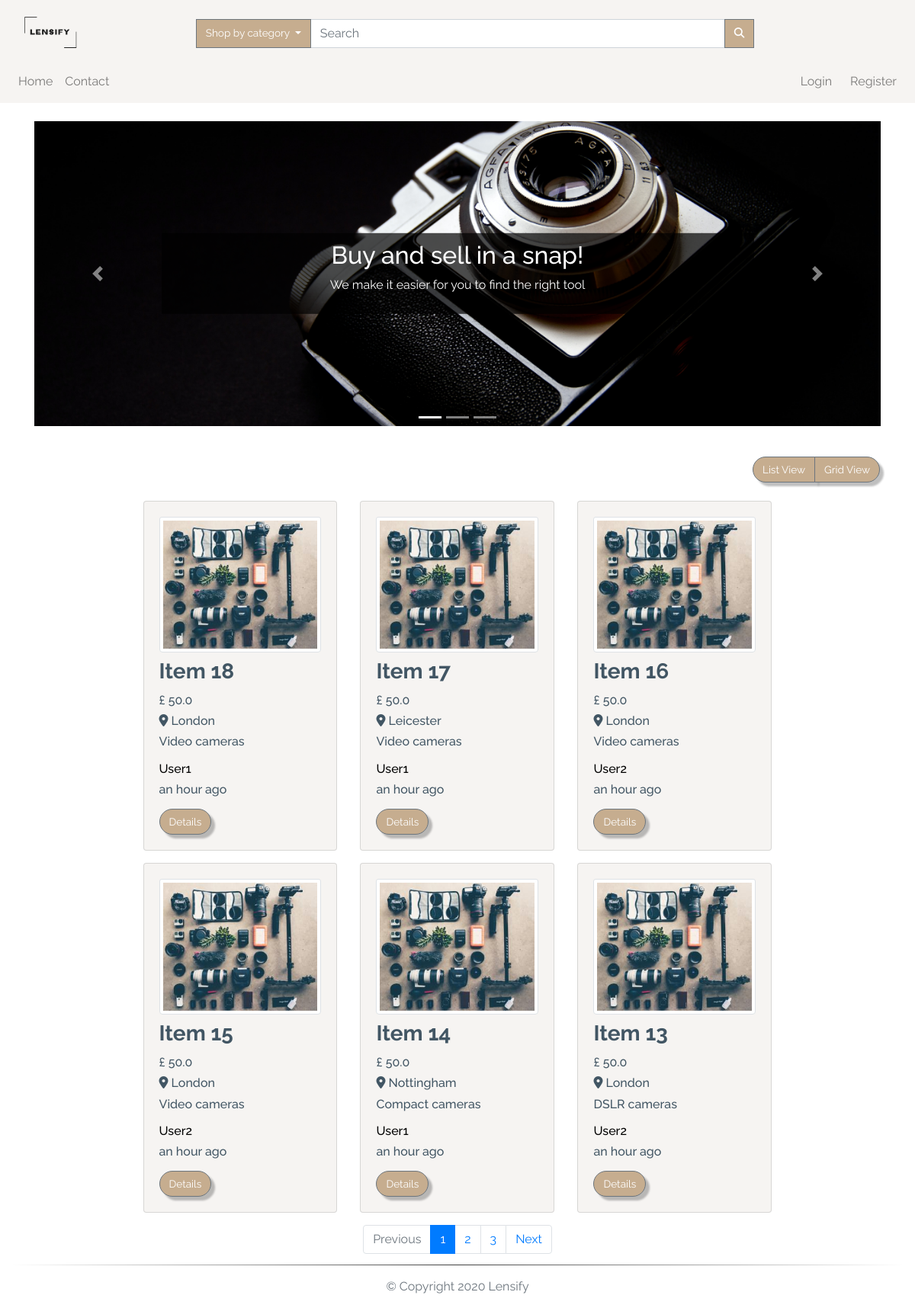
/index, run on the app's committed database.
### app/models.py (models this page shows, shortened)
class TimestampMixin(object):
    created_at = db.Column(db.DateTime, nullable=False,
                           default=datetime.utcnow)
    updated_at = db.Column(db.DateTime, onupdate=datetime.utcnow)

class ItemForSale(db.Model, TimestampMixin):
    __tablename__ = "for_sale"
    id = db.Column(db.Integer, primary_key=True)
    title = db.Column(db.String(100), nullable=False)
    description = db.Column(db.Text, nullable=False)
    quantity = db.Column(db.Integer, nullable=False, default=1)
    condition = db.Column(db.String(50), nullable=False)
    item_city = db.Column(db.String(50), nullable=False)
    price = db.Column(db.Float, nullable=False)
    item_views = db.Column(db.Integer, default=0)
    image_file = db.Column(Json(128), nullable=False,
                           default=['item.jpg'])
    sold = db.Column(db.Boolean, default=False)
    seller_id = db.Column(db.Integer, db.ForeignKey("users.id"))
    category_id = db.Column(db.Integer, db.ForeignKey("categories.id"))
    item_in_order = db.relationship(
        "OrderItem", backref="item", lazy="dynamic"
    )

class Category(db.Model, TimestampMixin):
    __tablename__ = "categories"
    id = db.Column(db.Integer, primary_key=True)
    name = db.Column(db.String(30), nullable=False, unique=True)
    item_cat = db.relationship(
        "ItemForSale", backref="category", lazy="dynamic")

class User(db.Model, TimestampMixin, UserMixin):
    __tablename__ = "users"
    id = db.Column(db.Integer, primary_key=True)
    first_name = db.Column(db.String(50), nullable=False)
    last_name = db.Column(db.String(50), nullable=False)
    username = db.Column(db.String(50), unique=True, nullable=False)
    email = db.Column(db.String(115), unique=True, nullable=False)
    image_file = db.Column(db.String(80), nullable=False,
                           default="default.jpg")
    password_hash = db.Column(db.String(60), nullable=False)
    items_for_sale = db.relationship(
        "ItemForSale", backref="seller", lazy="dynamic")
    orders = db.relationship("Order", backref="buyer", lazy=True)
    address = db.relationship(
        "Address", secondary="user_addresses", backref="user", lazy="dynamic"
    )
    followed = db.relationship(
        'User', secondary=followers,
        primaryjoin=(followers.c.follower_id == id),
        secondaryjoin=(followers.c.followed_id == id),
        backref=db.backref('followers', lazy='dynamic'), lazy='dynamic')
    reviewed = db.relationship(
        'Review', backref='user_reviewed', primaryjoin=(Review.user_reviewed_id == id), lazy="dynamic"
    )
    reviewer = db.relationship(
        'Review', backref='user_reviewer', primaryjoin=(Review.user_reviewer_id == id), lazy="dynamic"
    )

### app/routes.py (the view)
@app.route("/")
@app.route("/index")
def index():
    page = request.args.get('page', 1, type=int)
    all_items = ItemForSale.query.filter_by(sold=False)\
        .order_by(ItemForSale.id.desc()).paginate(page, app.config['LISTINGS_PER_PAGE'], False)
    next_url = url_for('index', page=all_items.next_num) \
        if all_items.has_next else None
    prev_url = url_for('index', page=all_items.prev_num) \
        if all_items.has_prev else None
    return render_template("index.html", all_items=all_items.items, next_url=next_url,
                           prev_url=prev_url, page_num=all_items.iter_pages(), page=page)

### app/models.py (called while the page is built)
    def process_result_value(self, value, dialect):
        return json.loads(value)

### app/routes.py (called while the page is built)
@app.before_request
def before_request():
    if current_user.is_authenticated:
        current_user.updated_at = datetime.utcnow()
        db.session.commit()

@app.context_processor
def inject_categories():
    categories = Category.query.join(
        ItemForSale, (Category.id == ItemForSale.category_id)).filter(ItemForSale.sold == False).all()
    return dict(categories=categories)

### app/templates/index.html (shortened to what this page needs)
{% extends "layout.html" %}
{% block app_content %}
<div class="container-fluid h-100 mt-4">
  <div class="row">
    <div class="col-12 h-100">
      <div class="container-fluid">
        <div class="row justify-content-center mb-4">
          <div class="col-12">
            <div id="slider-animation" class="carousel slide" data-ride="carousel">
              <ul class="carousel-indicators">
                <li data-target="#slider-animation" data-slide-to="0" class="active"></li>
                <li data-target="#slider-animation" data-slide-to="1"></li>
                <li data-target="#slider-animation" data-slide-to="2"></li>
              </ul>
              <div class="carousel-inner">
                <div class="carousel-item active">
                  <img src="{{url_for('.static', filename='img/slider/slider2.jpg')}}" alt="Los Angeles">
                  <div class="text-box">
                    <h2 class="wow slideInRight" data-wow-duration="2s">Buy and sell in a snap!</h2>
                    <p class="wow slideInLeft" data-wow-duration="2s">We make it easier for you to
                      find the right tool</p>
                  </div>
                </div>
              </div>
              <a class="carousel-control-prev" href="#slider-animation" data-slide="prev">
                <span class="carousel-control-prev-icon"></span>
              </a>
              <a class="carousel-control-next" href="#slider-animation" data-slide="next">
                <span class="carousel-control-next-icon"></span>
              </a>
            </div>
          </div>
        </div>
      </div>
      <div class="row ">
        <div class="col-lg-12 my-3">
          <div class="float-right mr-3">
            <div class="btn-group">
              <button class="btn btn-secondary" id="list">
                List View
              </button>
              <button class="btn btn-secondary" id="grid">
                Grid View
              </button>
            </div>
          </div>
        </div>
      </div>
      <div id="products" class="row view-group w-75 mx-auto">
        {% for item in all_items %}
        <div class=" item col-12 col-md-6 col-lg-4 py-2">
          <div class="card custom-bg h-100">
            <div class="card-body">
              <a href="{{url_for('item', item_id=item.id)}}">
                <img class="img-fluid img-thumbnail card-img-top group list-group-image img-event"
                  src="{{url_for('static', filename='img/items/' + item.image_file[0])}}" alt="{{ item.title }}">
              </a>
              <h3 class="card-title list-group-item-heading font-weight-bold mt-2 ">{{ item.title.title() }}</h3>
              <small class="d-block font-weight-bold card-text">
                <h6>£ {{ item.price }}</h6>
              </small>
              <small class="font-weight-bold card-text">
                <h6 class="text-capitalize"><i class="fas fa-map-marker-alt"></i> {{ item.item_city }}</h6>
              </small>
              <small class="card-text">
                <h6>{{ item.category.name }}</h6>
              </small>
              <h6 class="card-text mt-3">
                <a href="{{url_for('user', username=item.seller.username)}}">
                  {{ item.seller.username.capitalize() }}
                </a>
              </h6>
              <small class="card-text">
                <h6>{{ moment(item.created_at).fromNow() }}</h6>
              </small>
              <a href="{{url_for('item', item_id=item.id)}}" class="btn btn-secondary mt-2">
                Details
              </a>
            </div>
          </div>
        </div>
        {% endfor %}
      </div>
      <nav aria-label="Page navigation" class="col-12 my-2">
        <ul class="pagination justify-content-center">
          <li class="page-item {% if not prev_url %} disabled {% endif %}">
            <a class="page-link" href="{{ prev_url }}" tabindex="-1">Previous</a>
          </li>
          {% for num in page_num %}
          {% if num %}
          <li class="page-item {% if page == num %} active {% endif %}"><a class="page-link"
              href="{{url_for('index', page=num)}}">{{ num }}</a></li>
          {% else %}
          <span class="page-item ellipsis">…</span>
          {% endif %}
          {% endfor %}
          <li class="page-item {% if not next_url %} disabled {% endif %}">
            <a class="page-link" href="{{ next_url }}">Next</a>
          </li>
        </ul>
      </nav>
    </div>
  </div>
</div>
</div>
{% endblock app_content %}

### app/static/css/styles.css (style rules this page uses)
:root { --main-color: #fff; --second-color: #425664; --third-color: #f6f4f2; --fourth-color: #c6ad8f; }
*, *::before, *::after { margin: 0; padding: 0; box-sizing: border-box; list-style: none; text-decoration: none; }
body, html { background: var(--main-color); min-height: 100vh; width: 100%; color: var(--second-color); font-family: "Raleway", sans-serif; word-break: normal; }
html { position: relative; }
a { color: black; text-decoration: none; cursor: pointer; }
ul { margin: 0; }
P { word-break: normal; }
.btn { font-size: 85%; white-space: nowrap; }
.btn-secondary { filter: drop-shadow(5px 5px 1px rgba(0, 0, 0, 0.25)); background-color: var(--fourth-color); border-radius: 20px; color: var(--main-color); }
.custom-bg { background-color: var(--third-color); }
.carousel-item { height: 50vh; min-height: 350px; }
.carousel-item img { width: 100%; height: 100%; object-fit: cover; display: block; }
.carousel-item .text-box { background: rgb(0, 0, 0); background: rgba(0, 0, 0, 0.7); padding: 10px; }
.text-box { position: absolute; top: 50%; left: 15%; right: 15%; color: #fff; text-align: center; transform: translateY(-50%); }
.pagination { flex-wrap: wrap; }

### data on the page
ItemForSale: title "Item 18", price "50.0", item_city "London", category.name "Video cameras", seller.username "User1", created_at "an hour ago"
ItemForSale: title "Item 17", price "50.0", item_city "Leicester", category.name "Video cameras", seller.username "User1", created_at "an hour ago"
ItemForSale: title "Item 16", price "50.0", item_city "London", category.name "Video cameras", seller.username "User2", created_at "an hour ago"
ItemForSale: title "Item 15", price "50.0", item_city "London", category.name "Video cameras", seller.username "User2", created_at "an hour ago"
ItemForSale: title "Item 14", price "50.0", item_city "Nottingham", category.name "Compact cameras", seller.username "User1", created_at "an hour ago"
ItemForSale: title "Item 13", price "50.0", item_city "London", category.name "DSLR cameras", seller.username "User2", created_at "an hour ago"

### other printed values
{{ num }} "1" "2" "3"
